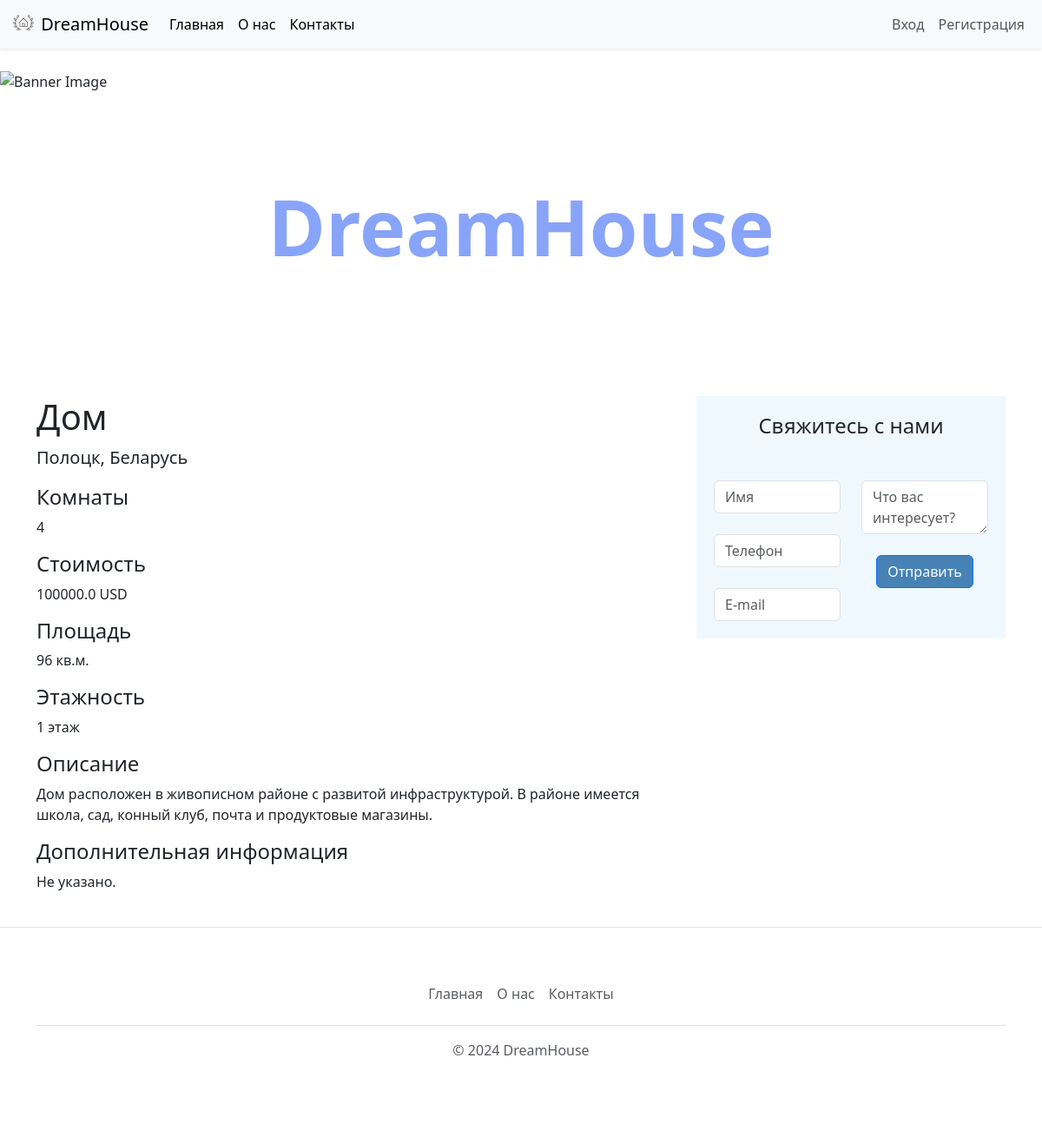
The app's page /estateitem/4 with its own data.
### tables this page shows
CREATE TABLE estate (id INTEGER PRIMARY KEY AUTOINCREMENT, type TEXT, location TEXT, cost REAL, currency TEXT, bedroom TEXT, description TEXT, additional_information TEXT, area TEXT, floor TEXT);

### app.py (the view)
@app.route("/estateitem/<id>")
def show_estate(id):
    estate_item = load_estateitem_from_db(id)
    if not estate_item:
        return "Not Found", 404
    return render_template('estatepage.html', estate=estate_item)

### database.py (called while the page is built)
def load_estateitem_from_db(id):
    with engine.connect() as conn:
        result = conn.execute(
            text("SELECT * FROM estate WHERE id = :id"),
            {"id": id}
        )
        rows = result.fetchall()
        if len(rows) == 0:
            return None
        else:
            keys = result.keys()  # Get column names
            row_dict = dict(zip(keys, rows[0]))  # Create dictionary from tuple values
            return row_dict

### templates/estatepage.html (shortened to what this page needs)
<!DOCTYPE html>
<html>
<head>
    {% include 'bootstrap.html' %}
</head>
<body>
    {% include 'nav.html' %}
    {% include 'banner.html' %}
    <div class="container">
        <div class="row">
            <div class="col-md-8">
                <div class="estate-info">
                    <h1 class="mb-2">{{estate.type}}</h1>
                    <p class="lead mt-0">{{estate.location}}</p>
                    <h4>Комнаты</h4>
                    <p>{{estate.bedroom}}</p>
                    <h4>Стоимость</h4>
                    {% if estate['cost'] is not none %}
                    <p>{{estate.cost}} {{estate.currency}}</p>
                    {% else %}
                    <p>Не указано.</p>
                    {% endif %}
                    <h4>Площадь</h4>
                    <p>{{estate.area}}</p>
                    <h4>Этажность</h4>
                    <p>{{estate.floor}}</p>
                    <h4>Описание</h4>
                    <p>{{estate.description}}</p>
                    <h4>Дополнительная информация</h4>
                    {% if estate['additional_information'] is not none %}
                    <p>{{estate.additional_information}}</p>
                    {% else %}
                    <p>Не указано.</p>
                    {% endif %}
                </div>
            </div>
            <div class="col-md-4">
                <div class="contact-form">
                    {% include 'contactusform.html' %}
                </div>
            </div>
        </div>
    </div>
    {% include 'footer.html' %}
</body>
</html>

### records on screen
estate: type "Дом", location "Полоцк, Беларусь", bedroom "4", cost "100000.0", currency "USD", area "96 кв.м.", floor "1 этаж", description "Дом расположен в живописном районе с развитой инфраструктурой. В районе имеется школа, сад, конный клуб, почта и продуктовые магазины."
